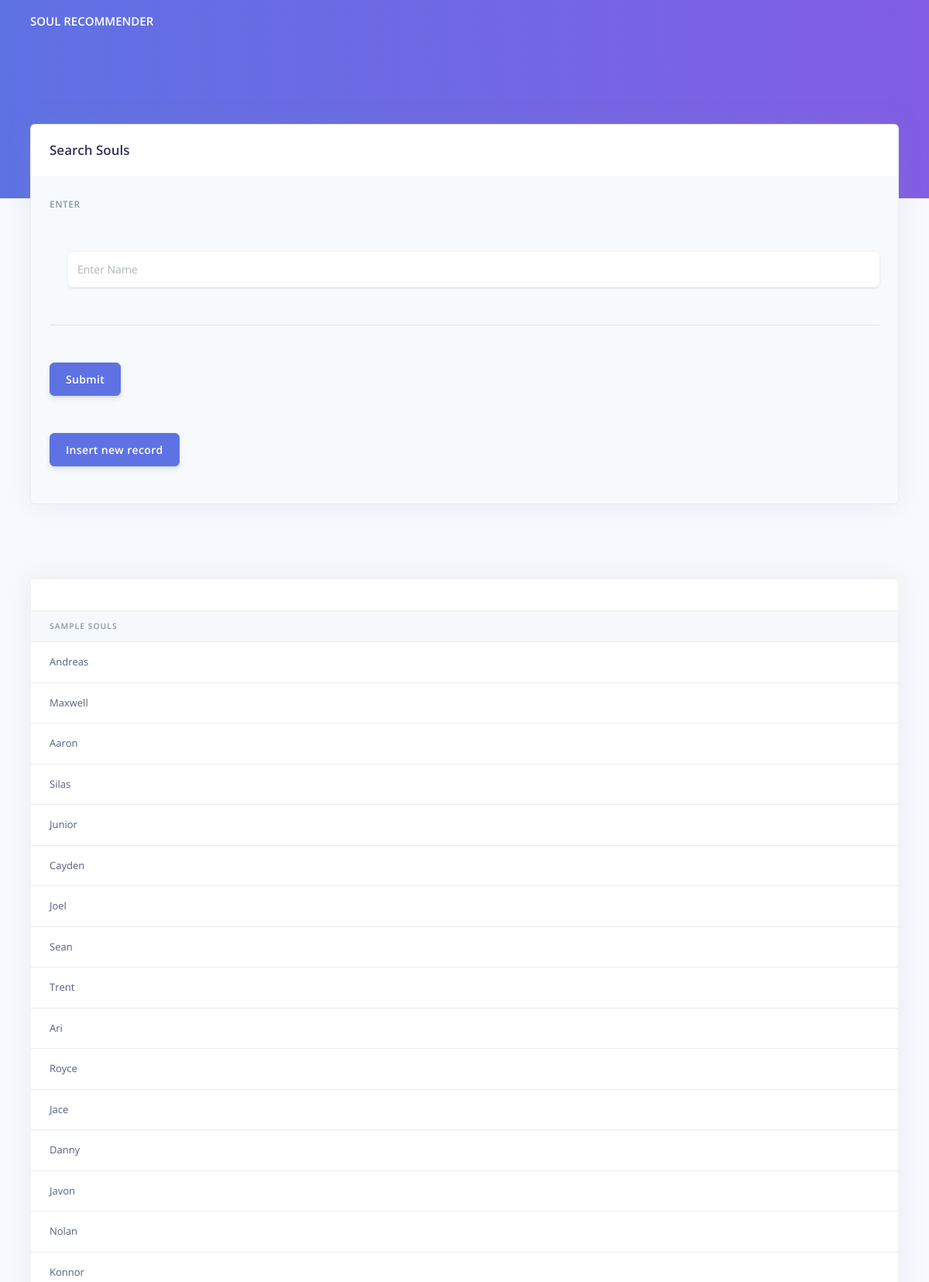
The page / (upper part) on the database its author committed.
### insert_data.py (models this page shows)
class SoulSimilarity(Base):
    __tablename__ = 'soulValues'
    Name = Column(String, primary_key = True)
    Gender = Column(String, nullable = False)
    age = Column(Integer, nullable = False)
    income = Column(Integer, nullable = False)
    race = Column(Integer, nullable = False)
    '''education = Column(Integer, nullable = False)
    physical_attractiveness = Column(Integer, nullable = False)
    bio_chemistry = Column(Integer, nullable = False)
    core_values = Column(Integer, nullable = False)
    life_stage = Column(Integer, nullable = False)
    mutual_selection = Column(Integer, nullable = False)
    life_orientation = Column(Integer, nullable = False)
    financial_security = Column(Integer, nullable = False)
    healthy_living = Column(Integer, nullable = False)
    emotional_outlook = Column(Integer, nullable = False)
    continuous_learning = Column(Integer, nullable = False)
    behavior_pattern = Column(Integer, nullable = False)
    interpersonal_skills = Column(Integer, nullable = False)
    commitment_level = Column(Integer, nullable = False)
    psychological_cost= Column(Integer, nullable = False)'''

### application.py (the view)
@app.route('/', methods=['GET'])
def index():
    sample_list = s2.get_all_souls()
    result = {
        'sample_souls' : sample_list
    }
    return render_template('index.html', result = result)

### soul_similarity.py (called while the page is built)
def get_all_souls(filepath = FILEPATH):
    con=sqlite3.connect("soul_data.db")
    soul = pd.read_sql('select * from soulValues',con)
    dev_df = soul
    dev_df = dev_df[["Name"]]
    soul_list = dev_df.values.tolist()
    new_soul_list = []
    for item in soul_list:
        new_soul_list.append(item[0])
    return new_soul_list

### templates/index.html (shortened to what this page needs)
<!DOCTYPE html>
<html lang="en">
<head>
    <link href="{{ url_for('static', filename='js/plugins/nucleo/css/nucleo.css') }}" rel="stylesheet" />
    <link href="{{ url_for('static', filename='js/plugins/@fortawesome/fontawesome-free/css/all.min.css') }}" rel="stylesheet" />
    <link href="{{ url_for('static', filename='css/argon-dashboard.css') }}" rel="stylesheet" />
</head>
<body class="">
    <div class="main-content">
        <nav class="navbar navbar-top navbar-expand-md navbar-dark" id="navbar-main">
            <div class="container-fluid">
                <a class="h4 mb-0 text-white text-uppercase d-none d-lg-inline-block" href="index.html">
                    Soul Recommender
                </a>
            </div>
        </nav>
        <div class="header bg-gradient-primary pb-8 pt-5 pt-md-8">
        </div>
        <div class="container-fluid mt--7">
            <div class="row">
                <div class="col-xl-12 order-xl-1">
                    <div class="card bg-secondary shadow">
                        <div class="card-header bg-white border-0">
                            <div class="row align-items-center">
                                <div class="col-8">
                                    <h3 class="mb-0">Search Souls</h3>
                                </div>
                                <div class="col-4 text-right">
                                </div>
                            </div>
                        </div>
                        <div class="card-body">
                            <form method="post" action="/">
                                <h6 class="heading-small text-muted mb-4">Enter</h6>
                                <div class="pl-lg-4">
                                    <div class="row">
                                        <div class="col-md-12">
                                            <div class="form-group">
                                                <input id="name" name="name" class="form-control form-control-alternative" placeholder="Enter Name" value="" type="text">
                                            </div>
                                        </div>
                                    </div>
                                </div>
                                <hr class="my-4" />
                                <div class="form-group">
                                    <button type="submit" class="btn btn-primary my-4">Submit</button>
                                </div>
                            </form>
                            <div class="form-group">
                                <a href="/insert">
                                    <button class="btn btn-primary">Insert new record</button>
                                </a>
                            </div>
                        </div>
                    </div>
                </div>
            </div>
            <br><br>
            <br><br>
            <div class="row">
                <div class="col">
                    <div class="card shadow">
                        <div class="card-header border-0">
                        </div>
                        <div class="table-responsive">
                            <table class="table align-items-center table-flush">
                                <thead class="thead-light">
                                    <tr>
                                        <th scope="col">Sample Souls</th>
                                    </tr>
                                </thead>
                                <tbody>
                                    {% for item in result.sample_souls %}
                                    <tr>
                                        <td>
                                            {{item}}
                                        </td>
                                    </tr>
                                    {% endfor %}
                                </tbody>
                            </table>
                        </div>
                    </div>
                </div>
            </div>
        </div>
    </div>
</body>
</html>

### rows shown on the page
SoulSimilarity: Name "Andreas"
SoulSimilarity: Name "Maxwell"
SoulSimilarity: Name "Aaron"
SoulSimilarity: Name "Silas"
SoulSimilarity: Name "Junior"
SoulSimilarity: Name "Cayden"
SoulSimilarity: Name "Joel"
SoulSimilarity: Name "Sean"
SoulSimilarity: Name "Trent"
SoulSimilarity: Name "Ari"
SoulSimilarity: Name "Royce"
SoulSimilarity: Name "Jace"
SoulSimilarity: Name "Danny"
SoulSimilarity: Name "Javon"
SoulSimilarity: Name "Nolan"
SoulSimilarity: Name "Konnor"
